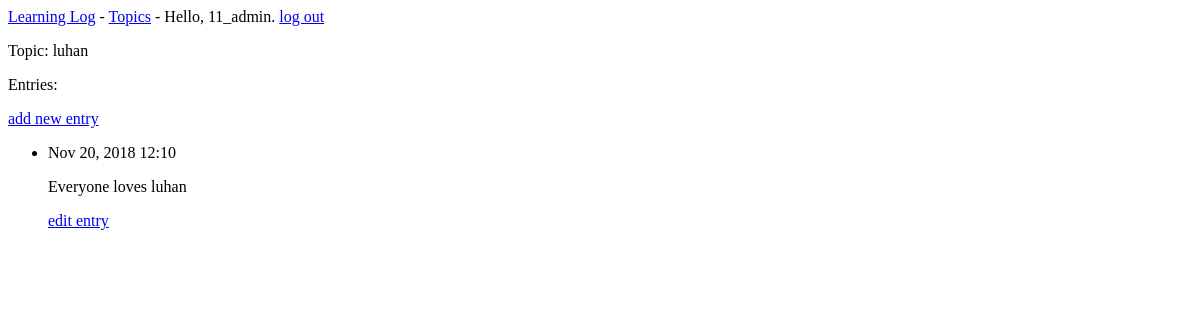
/topics/3/ (signed in), run on an earlier commit of the app's database.
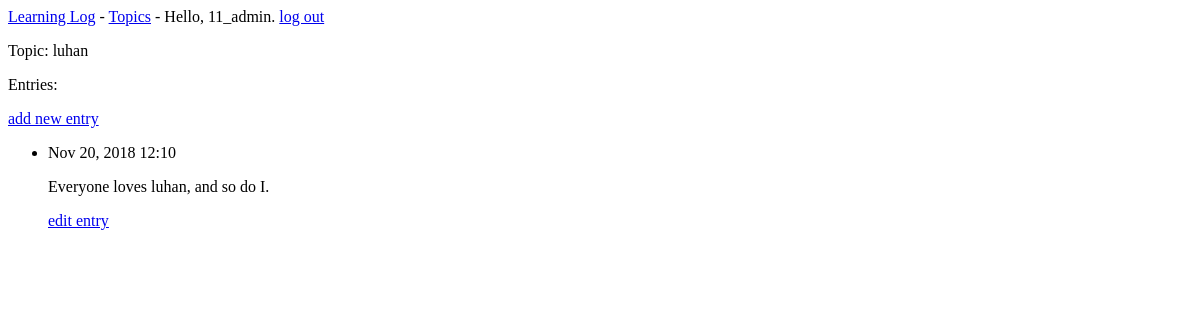
And on a later commit of the database.
### learning_logs/models.py (models this page shows, shortened)
class Topic(models.Model):
    text = models.CharField(max_length=200)
    date_added = models.DateTimeField(auto_now_add=True)
    owner = models.ForeignKey(User)
    def __str__(self):
        return self.text

class Entry(models.Model):
    topic = models.ForeignKey(Topic, on_delete=models.CASCADE)
    text = models.TextField()
    date_added = models.DateTimeField(auto_now_add=True)
    class Meta:
        verbose_name_plural = 'entries'

### learning_logs/views.py (the view)
# urls.py: url(r'^topics/(?P<topic_id>\d+)/$', views.topic, name='topic'),
@login_required
def topic(request, topic_id):
    topic = Topic.objects.get(id=topic_id)
    if topic.owner != request.user:
        raise Http404
    entries = topic.entry_set.order_by('-date_added')
    context = {'topic': topic, 'entries': entries}
    return render(request, 'learning_logs/topic.html', context)

### learning_logs/templates/learning_logs/topic.html
{% extends "learning_logs/base.html" %}
{% block content %}
<p>Topic: {{topic}}</p>
<p>Entries:</p>
<p>
    <a href="{% url 'learning_logs:new_entry' topic.id %}">add new entry</a>
</p>
<ul>
    {% for entry in entries %}
    <li>
        <p>{{entry.date_added|date:'M d, Y H:i'}}</p>
        <p>{{entry.text|linebreaks}}</p>
        <p>
            <a href="{% url 'learning_logs:edit_entry' entry.id %}">edit entry</a>
        </p>
    </li>
    {% empty %}
    <li>There are no entries for this topic yet.</li>
    {% endfor %}
</ul>
{% endblock content %}

### learning_logs/templates/learning_logs/base.html
<p>
    <a href="{% url 'learning_logs:index' %}">Learning Log</a> -
    <a href="{% url 'learning_logs:topics' %}">Topics</a> -
    {% if user.is_authenticated %}
        Hello, {{user.username}}.
        <a href="{% url 'users:logout' %}">log out</a>
    {% else %}
        <a href="{% url 'users:register' %}">register</a>-
        <a href="{% url 'users:login' %}">log in</a>
    {% endif %}
</p>
{% block content %} {% endblock content %}

What changed in the data, as far as the page shows it:
changed Entry: text "Everyone loves luhan" → "Everyone loves luhan, and so do I."
